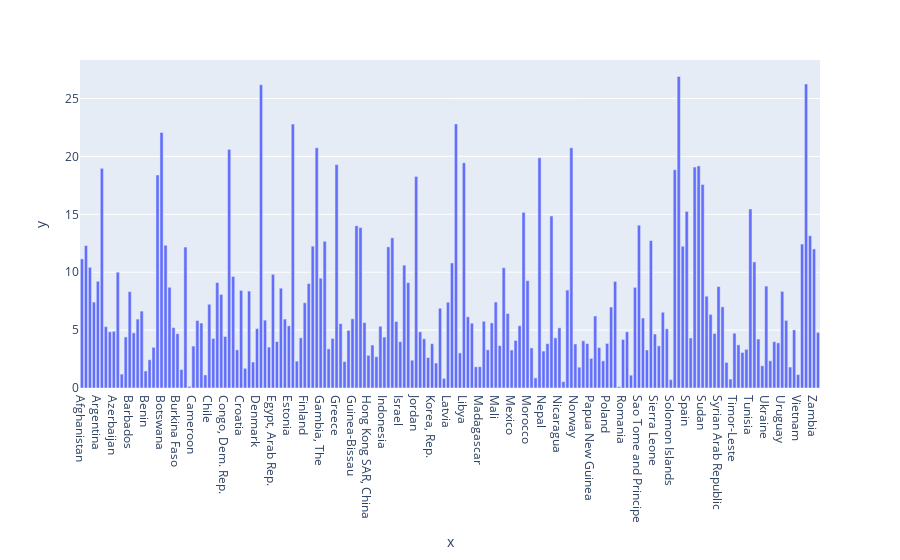

This figure's notebook cell:
### Code cell
#visualizing with non-affected_financial year to cross-verify
px.bar(x=data_co['country_name'],y=data_co['2018'])

### Figure 1 — Plotly figure (JSON) as saved in the notebook; plotly's stock layout.template omitted (floating-point values rounded to 4 significant figures; data arrays with more than 128 entries replaced by an {"elided": "..."} marker saying what was removed)
{"data": [{"alignmentgroup": "True", "hovertemplate": "x=%{x}<br>y=%{y}<extra></extra>", "legendgroup": "", "marker": {"color": "#636efa", "pattern": {"shape": ""}}, "name": "", "offsetgroup": "", "orientation": "v", "showlegend": false, "textposition": "auto", "type": "bar", "x": {"elided": "186 str values"}, "xaxis": "x", "y": {"elided": "186 float values"}, "yaxis": "y"}], "layout": {"barmode": "relative", "legend": {"tracegroupgap": 0}, "margin": {"t": 60}, "xaxis": {"anchor": "y", "domain": [0, 1], "title": {"text": "x"}}, "yaxis": {"anchor": "x", "domain": [0, 1], "title": {"text": "y"}}}}
